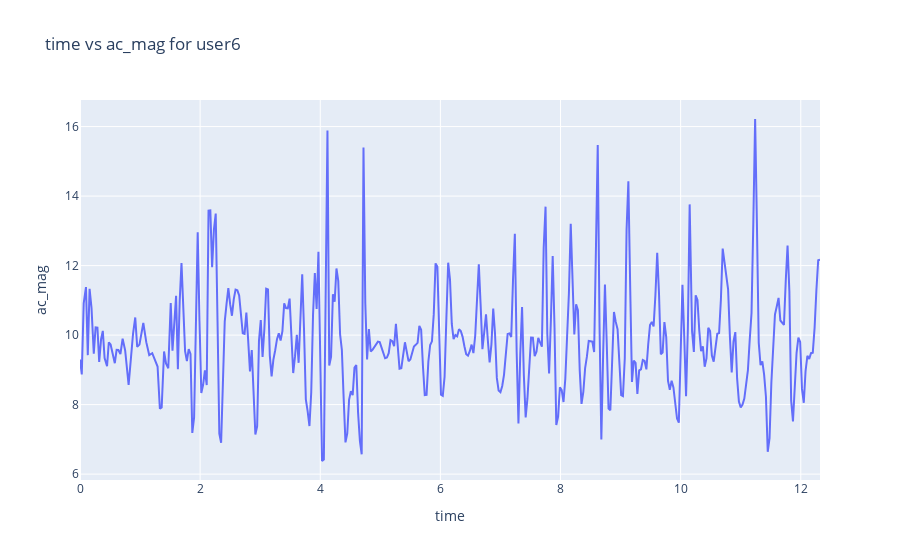

The code cell stored with this chart in its notebook:
### Markdown cell above
# How to bootstrap for a specific user

### Code cell
user="user6"
user=user_data[user_data["label"]==user].head(400)
fig = px.line(user, x="time", y="ac_mag", title='time vs ac_mag for user6')
fig.show()

### Figure 1 — Plotly figure (JSON) as saved in the notebook; plotly's stock layout.template omitted (floating-point values rounded to 4 significant figures; data arrays with more than 128 entries replaced by an {"elided": "..."} marker saying what was removed)
{"data": [{"hoverlabel": {"namelength": 0}, "hovertemplate": "time=%{x}<br>ac_mag=%{y}", "legendgroup": "", "line": {"color": "#636efa", "dash": "solid"}, "mode": "lines", "name": "", "showlegend": false, "type": "scatter", "x": {"elided": "400 float values"}, "xaxis": "x", "y": {"elided": "400 float values"}, "yaxis": "y"}], "layout": {"legend": {"tracegroupgap": 0}, "title": {"text": "time vs ac_mag for user6"}, "xaxis": {"anchor": "y", "domain": [0, 1], "title": {"text": "time"}}, "yaxis": {"anchor": "x", "domain": [0, 1], "title": {"text": "ac_mag"}}}}
